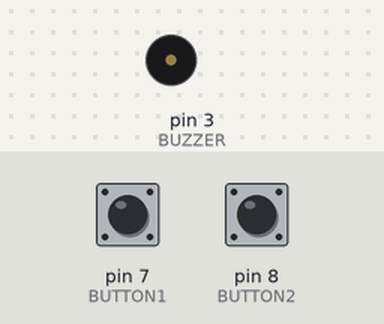
This sketch was run on a simulated Arduino Uno, built with avr-gcc and run on an emulated ATmega328P. On the bench: buzzer (waves = sounding). Inputs (shaded band) come from the test bench; at power-on: pin 8 (BUTTON2) LOW, pin 7 (BUTTON1) LOW.

Above: at 1.2 s.
1.3 s: pin 8 (BUTTON2) pulled HIGH for 1 s
At 1.7 s:
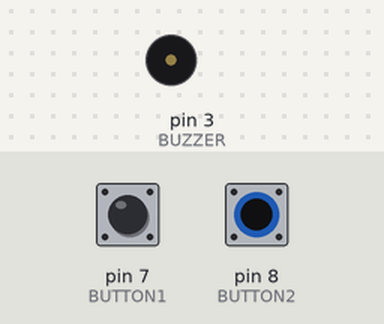
4.0 s: pin 8 (BUTTON2) pulled HIGH for 3.2 s
At 4.4 s:
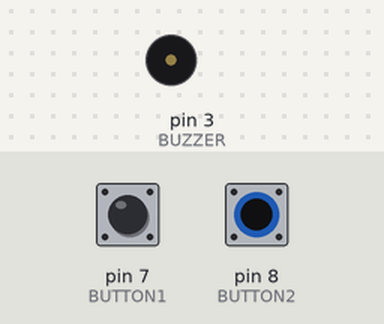
Timing chart, 0 to 9.1 s (numbered marks = the images above; inputs shaded):
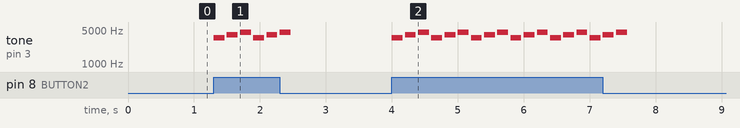

The sketch:

rg_buzzer_button_example.ino
```cpp
/**************************************************************************
 *  This example shows how to control a simple Piezo buzzer (like the
 *  RobotGeek Buzzer) from a digital input (like the RobotGeek Pushbutton)
 *  This code will turn on the buzzer when Button 1 is pressed, and turn it
 *  off if it is not pressed. The code will also play a short meolody of 3
 *  tones when Button 2 is pressed. The melody is generated using the
 *  Arduino "Tone()" function
 *  http://arduino.cc/en/Reference/Tone
 *  Please note that while it is possible to play a wide variety of notes
 *  with a piezo buzzer, some tones do not come out well. If your project
 *  needs quality sounding tones, we reccomend using a speaker.
 *
 *
 *  Wiring for RobotGeek Sensor Shield & Sensors:
 *    Buzzer: Digital Pin 3
 *    Button 1: Digital Pin 7
 *    Button 2: Digital Pin 3
 *    A full wiring diagram should be distributed with this code
 *    and can be found in the 'rg_buzzer_button_example' folder
 *    https://github.com/trossenrobotics/robotgeek-sensor-examples/archive/master.zip
 *
 *  Product Links
 *    Pushbutton Board - http://www.trossenrobotics.com/robotGeek-pushbutton
 *    Buzzer Board - http://www.trossenrobotics.com/robotgeek-buzzer
 *    Sensor Shield - http://www.trossenrobotics.com/robotgeek-sensor-shield
 *    3-Pin Sensor Cables - http://www.trossenrobotics.com/robotgeek-3pin-sensor-cable
 *
 **************************************************************************/

// use #define to set the I/O numbers, since these will never change - this saves us memory while the Arduino is running
#define BUTTON1 7
#define BUTTON2 8
#define BUZZER  3

//variables to hold the current status of the button.(LOW == unpressed, HIGH = pressed)
int buttonState1 = 0;
int buttonState2 = 0;

void setup() {
  // set the pin for the Buzzer as output:
  pinMode(BUZZER, OUTPUT);

  // initialize the pins for the pushbutton as inputs:
  pinMode(BUTTON1, INPUT);
  pinMode(BUTTON2, INPUT);
}

void loop(){
  //use digitalRead to store the current state of the pushbutton in one of the 'buttonState' variables
  buttonState1 = digitalRead(BUTTON1);
  buttonState2 = digitalRead(BUTTON2);

  //check if the first pushbutton is pressed, and turn the buzzer on as long as the button is pressed
  if (buttonState1 == HIGH)
  {
    // turn Buzzer on:
    digitalWrite(BUZZER, HIGH);  //turn the buzzer on
  }
  else
  {
      digitalWrite(BUZZER, LOW);//turn the buzzer off
  }


  //check if the second pushbutton is pressed, and play a series of notes. Otherwise, nothing happens.
  if (buttonState2 == HIGH)
  {
    //play first note
    tone(BUZZER, 3500,165);//the tone() function will generate a tone on pin BUZZER at frequency 3500, for 165ms
    delay(200);//tone() will set the buzzer for 165ms, but we still need to wait before we issue the next tone() command. If we wait a littl
    //play second note
    tone(BUZZER, 4000,165);
    delay(200);
    //play third note
    tone(BUZZER, 4500,165);
    delay(200);
  }


}
```

Measured:
- after the input at 1.3 s, tone on pin 3 (BUZZER): plays 3500 Hz for 0.17 s, 4000 Hz for 0.17 s, 4500 Hz for 0.17 s, 3500 Hz for 0.17 s, 4000 Hz for 0.17 s, 4500 Hz for 0.17 s, starting at once
- after the input at 4.0 s, tone on pin 3 (BUZZER): silent → 3500 Hz at once, then repeats every 0.60 s: silent 0.04 s, 4000 Hz 0.17 s, silent 0.04 s, 4500 Hz 0.17 s, silent 0.04 s, 3500 Hz 0.17 s, until it stays silent from 7.6 s
